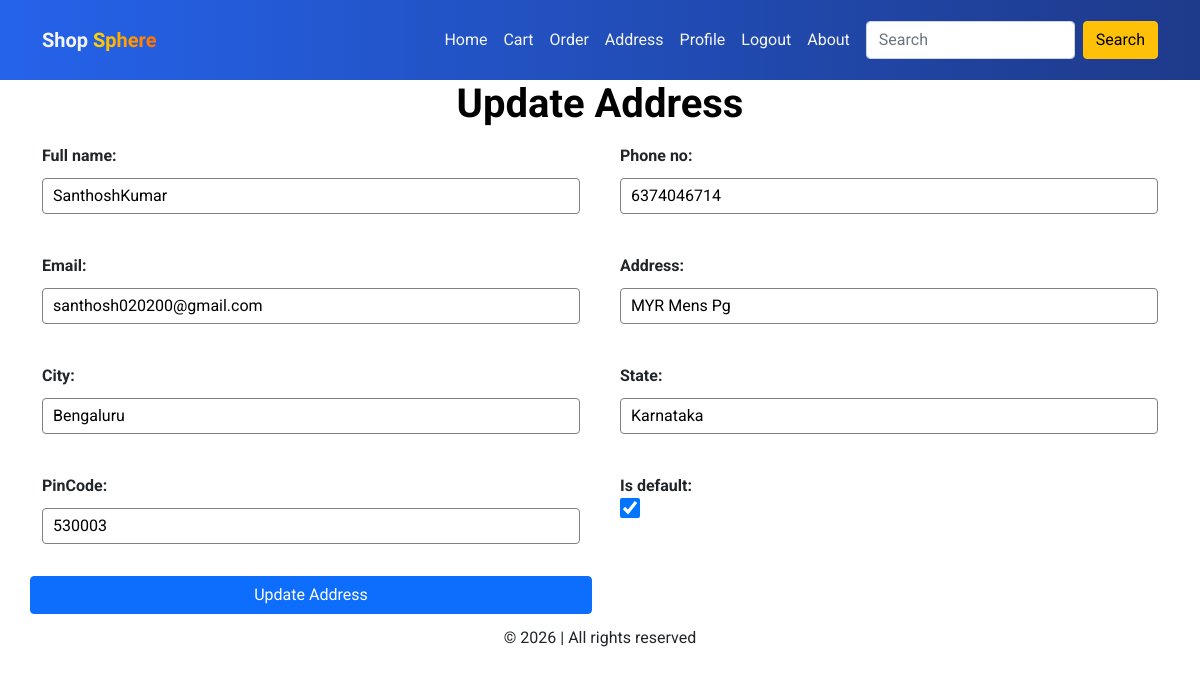
The app's page /order/updateAddress/15 (signed in) with its own data.
### order/models.py (models this page shows)
class AddressModel(models.Model):
    host=models.ForeignKey(User,on_delete=models.CASCADE)
    full_name = models.CharField(max_length=100)
    phone_no =models.CharField(max_length=13)
    email=models.EmailField()
    address = models.CharField(max_length=50)
    city = models.CharField(max_length=50)
    state = models.CharField(max_length=50)
    pinCode=models.CharField(max_length=6)
    is_default = models.BooleanField(default=False)
    created_at = models.DateTimeField(auto_now_add=True)

### order/views.py (the view, shortened to what this page needs)
# urls.py: path('updateAddress/<int:id>',updateAddress,name='updateAddress'),
@login_required(login_url='login_')
def updateAddress(request,id):
    model_data=AddressModel.objects.get(id=id)
    form=AddressForm(instance=model_data)
    return render(request,'updateaddress.html',{'form':form})

### order/forms.py
class AddressForm(forms.ModelForm):
    class Meta:
        model=AddressModel
        fields='__all__'
        exclude=['host']

### order/templates/updateaddress.html (shortened to what this page needs)
{% extends 'main.html' %}
{% load static %}
{% block title %}
    <link rel="stylesheet" href="{% static 'styles/address.css' %}">
{% endblock %}
{% block content %}
    <div class="container address-container">
        <h1>Update Address</h1>
        <form action="" class="row form-address" method="POST">
            {{ form.as_p }}
            <button type="submit" class="btn btn-primary">Update Address</button>
        </form>
    </div>
{% endblock %}

### static/styles/mainStyle.css (style rules this page uses)
* { margin: 0; padding: 0; box-sizing: border-box; font-family: "Roboto", sans-serif; font-optical-sizing: auto; font-weight: normal; font-style: normal; transition: 0.3s; }

### records on screen
AddressModel: full_name "SanthoshKumar", phone_no "6374046714", email "santhosh020200@gmail.com", address "MYR Mens Pg", city "Bengaluru", state "Karnataka", pinCode "530003", is_default "☑"
